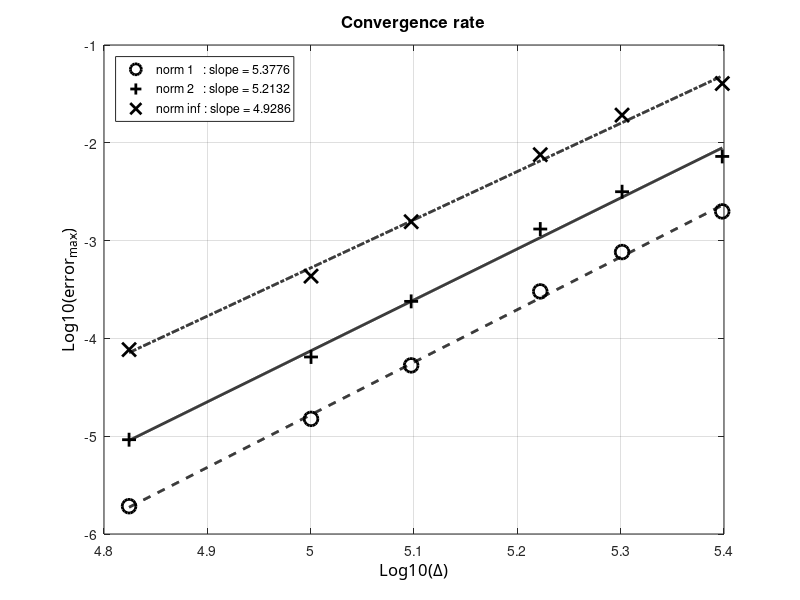

This figure's MATLAB source:
clc; clear all; close all;

radius=6371220;
N=[40 50 60 80 100 150];
%N=[32 64 128];
% N=[16 32 64 128];
dx=2*pi*radius./(4*N);

%% Nair-Machenhauer
e1=[1.989*10^-3 7.638*10^-4 3.023*10^-4 5.2979*10^-5 1.5036*10^-5 1.9244*10^-6];
e2=[7.255*10^-3 3.161*10^-3 1.313*10^-3 2.391*10^-4 6.4568*10^-5 9.2082*10^-6];
e3=[4.039*10^-2 1.918*10^-2 7.556*10^-3 1.561*10^-3 4.329*10^-4 7.6848*10^-5];
%% Nair-Jablonowski
% e1=[2.2199*10^-3 9.9676*10^-4 4.4566*10^-4 1.3189*10^-4 5.3380*10^-5 1.0401*10^-5];
% e2=[8.1592*10^-3 3.9476*10^-3 1.9545*10^-3 5.8682*10^-4 2.3789*10^-4 4.7173*10^-5];
% e3=[4.9298*10^-2 2.8948*10^-2 1.6474*10^-2 5.6752*10^-3 2.3177*10^-3 4.9192*10^-4];
%% Williamson 2 (alpha=0)
% e1=[1.1422*10^-6 7.1216*10^-8 4.4469*10^-9];
% e2=[1.3885*10^-6 8.6513*10^-8 5.4018*10^-9];
% e3=[2.4469*10^-6 1.5229*10^-7 9.5186*10^-9];
%% Williamson 2 (alpha=pi/4)
% e1=[7.5712*10^-7 4.7213*10^-8 2.9487*10^-9];
% e2=[1.0446*10^-6 6.5124*10^-8 4.0672*10^-9];
% e3=[2.7809*10^-6 1.7387*10^-7 1.0858*10^-8];

% e1=[4.4750*10^-2 5.7696*10^-3 3.4225*10^-4 1.6969*10^-5];

ldx=log10(dx);
le1=log10(e1);
le2=log10(e2);
le3=log10(e3);



%% plot 1
figure(11); 
%% curve 1
hl1=plot(ldx,le1,'ok');
set(hl1,'LineWidth',2.0);
set(hl1,'MarkerSize',10);
set(hl1,'MarkerEdgeColor','k');
%set(hl1,'MarkerFaceColor','r');

hold on;
[a11,b1]=polyfit(ldx,le1,1);
tt=linspace(min(ldx),max(ldx),1000);
lsq1=a11(2)+a11(1)*tt;


%% curve 2
hl2=plot(ldx,le2,'+k');
set(hl2,'LineWidth',2.0);
set(hl2,'MarkerSize',10);
set(hl2,'MarkerEdgeColor','k');
set(hl2,'MarkerFaceColor','green');

hold on;
[a12,b1]=polyfit(ldx,le2,1);
tt=linspace(min(ldx),max(ldx),1000);
lsq2=a12(2)+a12(1)*tt;


%% curve 3
hl3=plot(ldx,le3,'xk');
set(hl3,'LineWidth',2.0);
set(hl3,'MarkerSize',10);
set(hl3,'MarkerEdgeColor','k');
set(hl3,'MarkerFaceColor','magenta');

hold on;
[a13,b1]=polyfit(ldx,le3,1);
tt=linspace(min(ldx),max(ldx),1000);
lsq3=a13(2)+a13(1)*tt;


%% legend
legend([hl1,hl2,hl3],{['norm 1   : slope = ' num2str(a11(1))],['norm 2   : slope = ' num2str(a12(1))],['norm inf : slope = ' num2str(a13(1))]},'Location','NorthWest')
% legend(['norm inf : slope = ' num2str(a11(1))],'Location','NorthWest')
% xlabel
ha=gca;
xa=get(gca,'Xlabel');
set(ha,'Xgrid','on');
set(xa,'String','Log10(\Delta)');
set (xa,'FontName','Calibri');
set(xa,'FontSize',12);

% ylabel
ha=gca;
ya=get(gca,'Ylabel');
set(ha,'Ygrid','on');
set(ya,'String','Log10(error_{max})');
set (ya,'FontName','Calibri');
set(ya,'FontSize',12);

% title
ha=gca;
xt=get(gca,'Title');
title('Convergence rate');
set (xt,'FontSize',12);


% %% courbes...
hlf1=plot(tt,lsq1,'--k');
set(hlf1,'LineWidth',2.0);

hlf1=plot(tt,lsq2,'-k');
set(hlf1,'LineWidth',2.0);

hlf1=plot(tt,lsq3,'-.k');
set(hlf1,'LineWidth',2.0);

%% texte
% ht=text('Position',[4.1,-8.65,0],'String','N=128');
% set(ht,'FontSize',12);
% ht=text('Position',[4.1,-8.8,0],'String','\Deltat=2.5min');
% set(ht,'FontSize',12);
% 
% ht=text('Position',[4.38,-7.65,0],'String','N=64');
% set(ht,'FontSize',12);
% ht=text('Position',[4.38,-7.8,0],'String','\Deltat=5min');
% set(ht,'FontSize',12);
% 
% ht=text('Position',[4.6,-6.6,0],'String','N=32');
% set(ht,'FontSize',12);
% ht=text('Position',[4.6,-6.75,0],'String','\Deltat=10min');
% set(ht,'FontSize',12);
